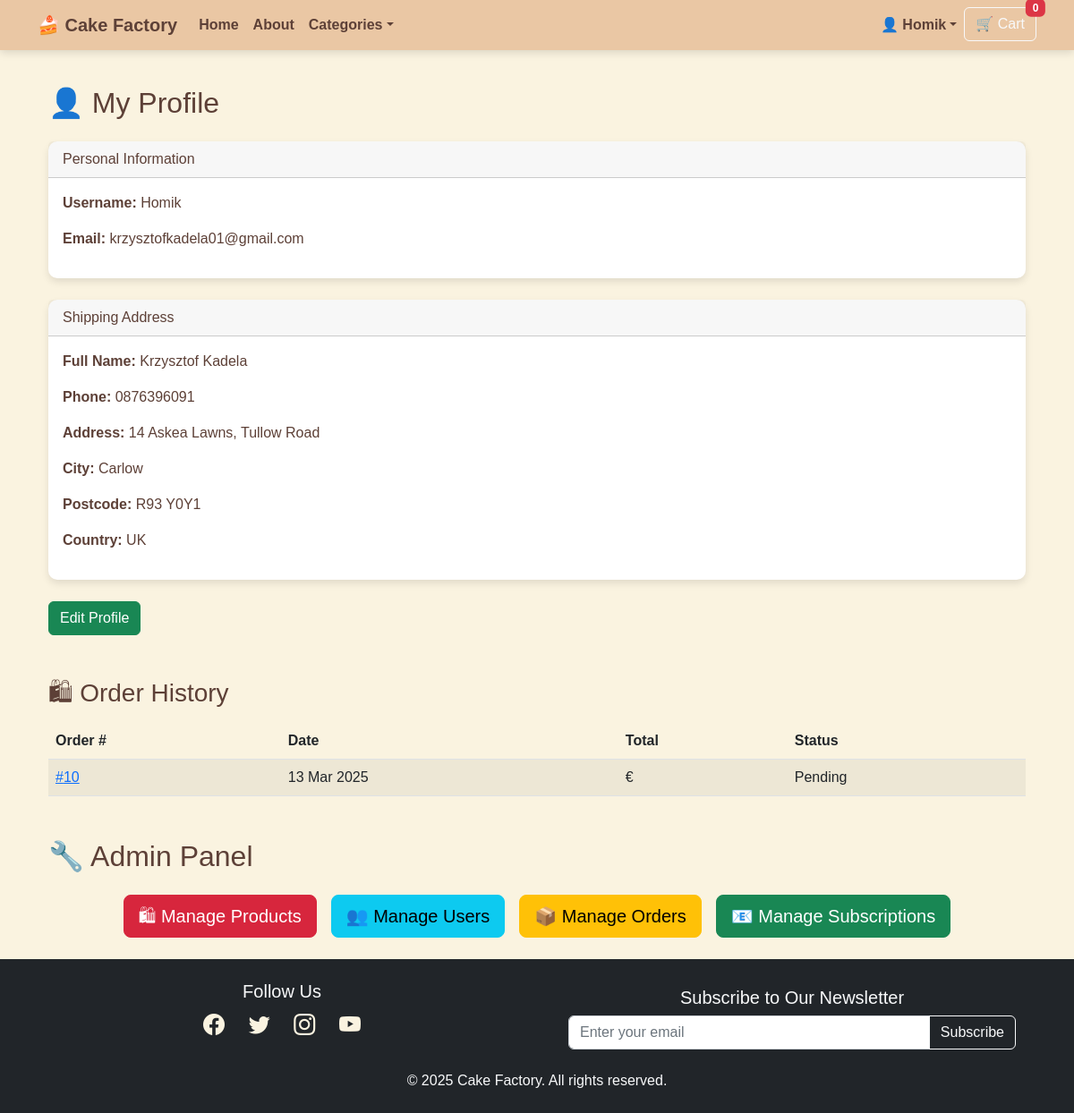
The page /users/profile/ (signed in) on the database as committed earlier.
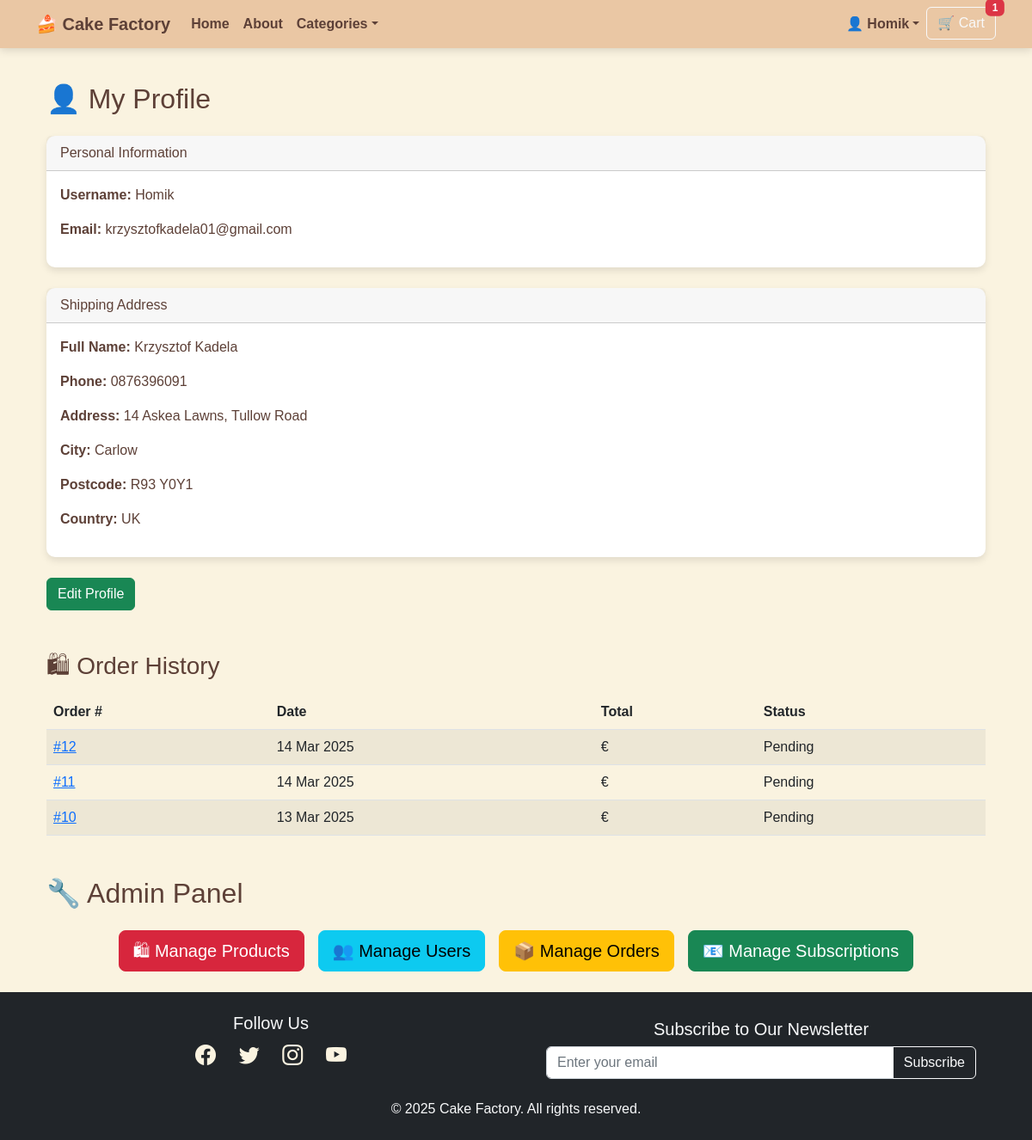
The same page on the database as committed later.
### orders/models.py (models this page shows, shortened)
class Order(models.Model):
    ORDER_STATUS = [
        ("pending", "Pending"),
        ("paid", "Paid"),
        ("shipped", "Shipped"),
        ("delivered", "Delivered"),
        ("cancelled", "Cancelled"),
        ("failed", "Failed"),
    ]
    user = models.ForeignKey(
        settings.AUTH_USER_MODEL,
        on_delete=models.SET_NULL,
        null=True,
        blank=True,
        related_name="orders"
    )
    order_number = models.CharField(max_length=32, null=False, editable=False, unique=True)
    full_name = models.CharField(max_length=50)
    email = models.EmailField(max_length=254)
    phone_number = models.CharField(max_length=20)
    country = models.CharField(max_length=40)
    postcode = models.CharField(max_length=20, null=True, blank=True)
    town_or_city = models.CharField(max_length=40)
    street_address1 = models.CharField(max_length=80)
    street_address2 = models.CharField(max_length=80, null=True, blank=True)
    county = models.CharField(max_length=80, null=True, blank=True)
    billing_full_name = models.CharField(max_length=50, blank=True, null=True)
    billing_phone_number = models.CharField(max_length=20, blank=True, null=True)
    billing_country = models.CharField(max_length=40, blank=True, null=True)
    billing_postcode = models.CharField(max_length=20, blank=True, null=True)
    billing_town_or_city = models.CharField(max_length=40, blank=True, null=True)
    billing_street_address1 = models.CharField(max_length=80, blank=True, null=True)
    billing_street_address2 = models.CharField(max_length=80, blank=True, null=True)
    billing_county = models.CharField(max_length=80, blank=True, null=True)
    delivery_date = models.DateField(null=True, blank=True)
    delivery_time = models.TimeField(null=True, blank=True)
    date = models.DateTimeField(auto_now_add=True)
    created_at = models.DateTimeField(auto_now_add=True)
    updated_at = models.DateTimeField(auto_now=True)
    status = models.CharField(
        max_length=20,
        choices=ORDER_STATUS,
        default="pending"
    )
    delivery_cost = models.DecimalField(max_digits=6, decimal_places=2, default=0)
    order_total = models.DecimalField(max_digits=10, decimal_places=2, default=0)
    grand_total = models.DecimalField(max_digits=10, decimal_places=2, default=0)

### users/views.py (the view)
# urls.py: path("profile/", user_profile, name="user_profile"),
@login_required
def user_profile(request):
    orders = Order.objects.filter(user=request.user).order_by("-created_at")
    context = {
        "user": request.user,
        "orders": orders,
    }
    return render(request, "users/profile.html", context)

### orders/context_processors.py (called while the page is built)
def cart_context(request):
    cart_items = 0
    cart_total_price = 0.0
    if request.user.is_authenticated:
        cart_items_qs = CartItem.objects.filter(user=request.user)
        cart_items = sum(item.quantity for item in cart_items_qs)
        cart_total_price = sum(item.line_total for item in cart_items_qs)
    else:
        session_cart = request.session.get("cart", {})
        cart_items = sum(item["quantity"] for item in session_cart.values())
        cart_total_price = sum(float(item["price"]) * int(item["quantity"]) for item in session_cart.values())
    return {"cart_items": cart_items, "cart_total_price": cart_total_price}

### orders/models.py (called while the page is built)
    @property
    def adjusted_price(self):
        SIZE_PRICE_ADJUSTMENT = {
            "Small": 0,
            "Large": 20,
            "X-large": 40
        }
        base_price = self.product.price or 0
        size_adjustment = SIZE_PRICE_ADJUSTMENT.get(self.size.name if self.size else "Small", 0)
        return base_price + size_adjustment

    @property
    def line_total(self):
        return self.adjusted_price * self.quantity

### products/context_processors.py (called while the page is built)
def categories_context(request):
    return {
        'categories': Category.objects.all()
    }

### users/templates/users/profile.html (shortened to what this page needs)
{% extends "base.html" %}
{% block content %}
<div class="container">
    <h2 class="mb-4">👤 My Profile</h2>
    <div class="card mb-4">
        <div class="card-header">Personal Information</div>
        <div class="card-body">
            <p><strong>Username:</strong> {{ user.username }}</p>
            <p><strong>Email:</strong> {{ user.email }}</p>
        </div>
    </div>
    <div class="card mb-4">
        <div class="card-header">Shipping Address</div>
        <div class="card-body">
            <p><strong>Full Name:</strong> {{ user.shipping_full_name|default:"Not provided" }}</p>
            <p><strong>Phone:</strong> {{ user.shipping_phone|default:"Not provided" }}</p>
            <p><strong>Address:</strong> {{ user.shipping_street_address1 }}, {{ user.shipping_street_address2 }}</p>
            <p><strong>City:</strong> {{ user.shipping_city }}</p>
            <p><strong>Postcode:</strong> {{ user.shipping_postcode }}</p>
            <p><strong>Country:</strong> {{ user.shipping_country }}</p>
        </div>
    </div>
    <a href="{% url 'edit_profile' %}" class="btn btn-success mb-5">Edit Profile</a>
    <h3 class="mb-3">🛍 Order History</h3>
    {% if orders %}
    <table class="table table-striped">
        <thead>
            <tr>
                <th>Order #</th>
                <th>Date</th>
                <th>Total</th>
                <th>Status</th>
            </tr>
        </thead>
        <tbody>
            {% for order in orders %}
            <tr>
                <td><a href="{% url 'order_detail' order.id %}">#{{ order.id }}</a></td>
                <td>{{ order.created_at|date:"d M Y" }}</td>
                <td>€{{ order.total_price|floatformat:2 }}</td>
                <td>{{ order.status|title }}</td>
            </tr>
            {% endfor %}
        </tbody>
    </table>
    {% else %}
    <p class="alert alert-warning">No orders found.</p>
    {% endif %}
    {% if user.is_superuser %}
    <h2 class="mt-5">🔧 Admin Panel</h2>
    <div class="d-flex flex-column flex-md-row justify-content-center align-items-center gap-3 my-4">
        <a href="{% url 'manage_products' %}" class="btn btn-primary btn-lg">🛍 Manage Products</a>
        <a href="{% url 'manage_users' %}" class="btn btn-info btn-lg">👥 Manage Users</a>
        <a href="{% url 'manage_orders' %}" class="btn btn-warning btn-lg">📦 Manage Orders</a>
        <a href="{% url 'manage_subscriptions' %}" class="btn btn-success btn-lg">📧 Manage Subscriptions</a>
    </div>
    {% endif %}
</div>
{% endblock %}

### templates/base.html (shortened to what this page needs)
{% load static %}
<!DOCTYPE html>
<html lang="en">
<head>
    <link href="https://cdn.jsdelivr.net/npm/bootstrap-icons/font/bootstrap-icons.css" rel="stylesheet">
    <link href="https://cdn.jsdelivr.net/npm/bootstrap@5.2.3/dist/css/bootstrap.min.css" rel="stylesheet">
    <link href="{% static 'css/styles.css' %}" rel="stylesheet">
</head>
<body class="{% if request.resolver_match.url_name == 'home' %}homepage{% endif %}">
    <nav class="navbar navbar-expand-lg navbar-dark fixed-top glass-navbar">
        <div class="container">
            <a class="navbar-brand fw-bold" href="{% url 'home' %}">🍰 Cake Factory</a>
            <div class="collapse navbar-collapse" id="navbarContent">
                <ul class="navbar-nav me-auto">
                    <li class="nav-item"><a class="nav-link" href="{% url 'home' %}">Home</a></li>
                    <li class="nav-item"><a class="nav-link" href="{% url 'about' %}">About</a></li>
                    <li class="nav-item dropdown">
                        <a class="nav-link dropdown-toggle" href="#" id="categoriesDropdown" role="button"
                            data-bs-toggle="dropdown">Categories</a>
                    </li>
                </ul>
                <ul class="navbar-nav ms-auto">
                    <li class="nav-item dropdown">
                        <a class="nav-link dropdown-toggle" href="#" id="accountDropdown" role="button"
                            data-bs-toggle="dropdown">{% if user.is_authenticated %}👤 {{ user.username }}{% else %}My
                            Account{% endif %}</a>
                    </li>
                    {% if request.resolver_match.url_name != "checkout" %}
                    <li class="nav-item">
                        <a class="btn btn-outline-light position-relative" href="{% url 'cart_view' %}">
                            🛒 Cart
                            <span class="position-absolute top-0 start-100 translate-middle badge bg-danger">
                                {{ cart_items|default:0 }}
                            </span>
                        </a>
                    </li>
                    {% endif %}
                </ul>
            </div>
        </div>
    </nav>
    <main class="container py-5">
        {% block content %}{% endblock %}
    </main>
    <footer class="footer bg-dark text-light py-4">
        <div class="container text-center">
            <div class="row align-items-center">
                <div class="col-md-6 mb-3">
                    <h5>Follow Us</h5>
                    <div class="social-icons">
                        <a href="https://www.facebook.com/profile.php?id=61573954506260" target="_blank"><i
                                class="bi bi-facebook"></i></a>
                        <a href="https://twitter.com/yourpage" target="_blank"><i class="bi bi-twitter"></i></a>
                        <a href="https://www.instagram.com/yourpage" target="_blank"><i class="bi bi-instagram"></i></a>
                        <a href="https://www.youtube.com/yourchannel" target="_blank"><i class="bi bi-youtube"></i></a>
                    </div>
                </div>
                <div class="col-md-6">
                    <h5>Subscribe to Our Newsletter</h5>
                    <form id="newsletter-form" method="POST" action="{% url 'newsletter_signup' %}" class="newsletter">
                        <div class="input-group">
                            <input type="email" name="email" class="form-control" placeholder="Enter your email"
                                required>
                            <button class="btn btn-outline-light" type="submit">Subscribe</button>
                        </div>
                    </form>
                </div>
            </div>
            <p class="mt-3 mb-0">&copy; 2025 Cake Factory. All rights reserved.</p>
        </div>
    </footer>
</body>
</html>

Rows that differ between the two databases and show on the page:
added Order: id "12", created_at "14 Mar 2025", status "Pending"
added Order: id "11", created_at "14 Mar 2025", status "Pending"
Other text that changed with them:
{{ cart_items|default:0 }}: "0" → "1"
